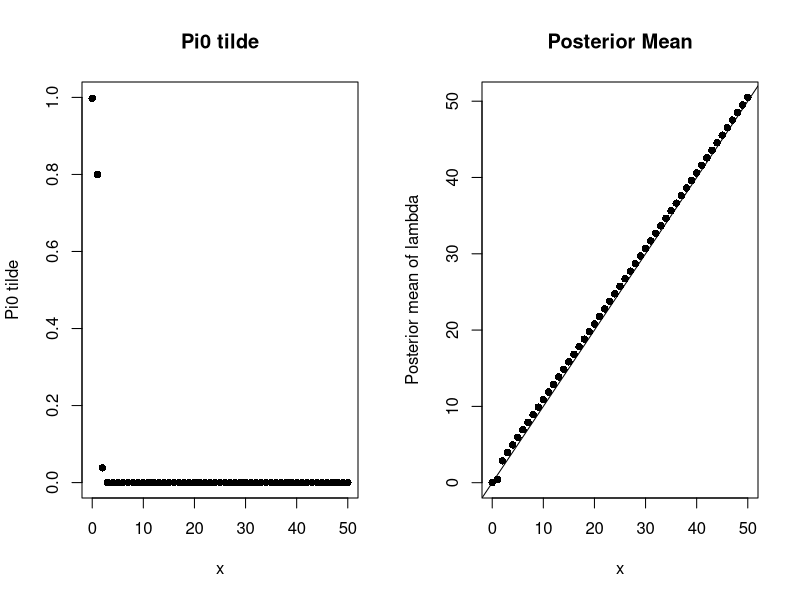
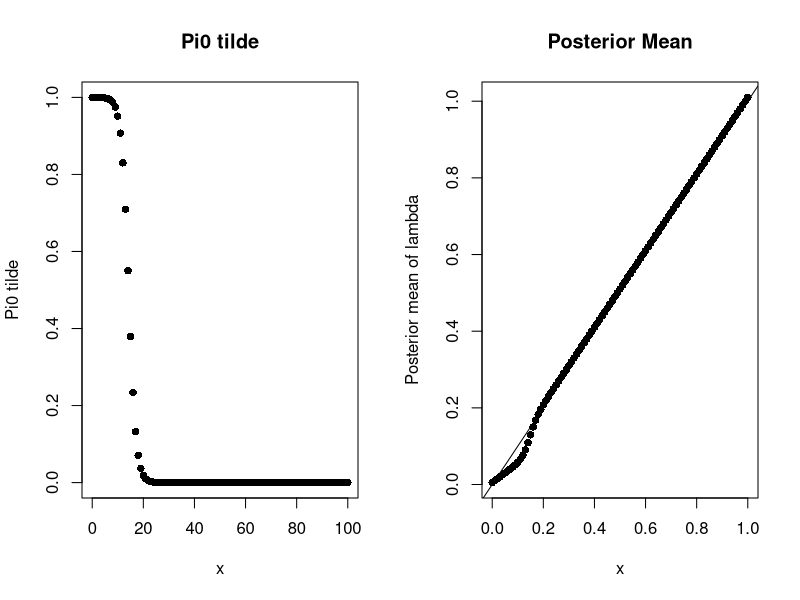
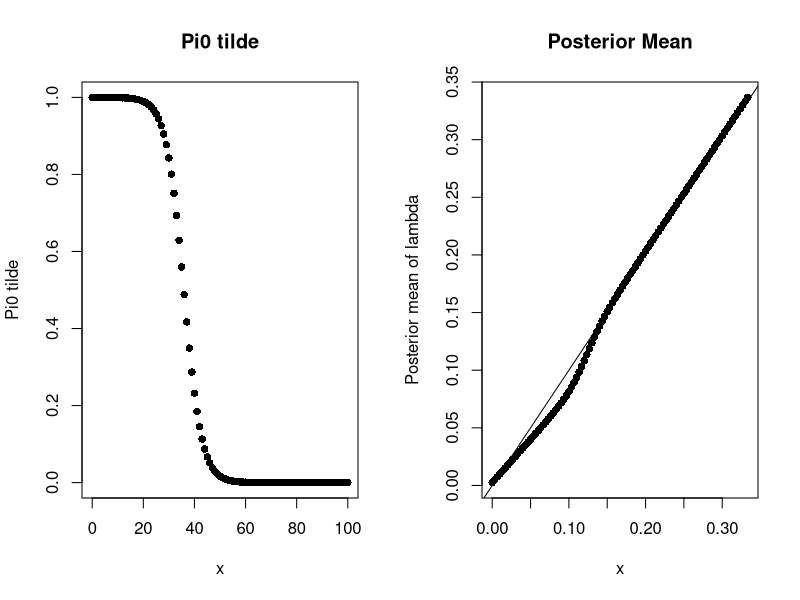

Write the R code that produced these figures, in order.
## ---- chunk 1
ebpm_pm = function(a,b,delta,pi0,s,x){
  pi0_pm = pi0*dnbinom(x,a,(b+delta)/(b+delta+s))
  pi1_pm = (1-pi0)*dnbinom(x,a,(b)/(b+s))
  pi0_pm = pi0_pm/(pi0_pm+pi1_pm)
  shrink_factor = pi0_pm*(s/(b+delta+s))+(1-pi0_pm)*(s/(b+s))
  lambda_pm = shrink_factor*((x+a)/s)
  return(list(pi0_pm=pi0_pm,shrink_factor=shrink_factor,lambda_pm=lambda_pm))
}

## ---- chunk 2
a=1
b=0.01
delta=100
pi0=0.8
s=1
x=seq(0,50)
sf=c()
lp=c()
pp=c()
for(i in 1:length(x)){
  fit = ebpm_pm(a,b,delta,pi0,s,x[i])
  sf=c(sf,fit$shrink_factor)
  lp = c(lp,fit$lambda_pm)
  pp = c(pp,fit$pi0_pm)
}
par(mfrow=c(1,2))
#plot(x,sf,main='shrinkage factor',xlab='x',ylab='shrinkage factor',ylim=c(0,1),pch=16)
plot(x,pp,main='Pi0 tilde',xlab='x',ylab='Pi0 tilde',ylim=c(0,1),pch=16)
plot(x,lp,main='Posterior Mean',xlab='x',ylab='Posterior mean of lambda',pch=16)
abline(0,1)
## ---- chunk 3
a=1
b=0.01
delta=100
pi0=0.8
s=100
x=seq(0,100)
sf=c()
lp=c()
pp=c()
for(i in 1:length(x)){
  fit = ebpm_pm(a,b,delta,pi0,s,x[i])
  sf=c(sf,fit$shrink_factor)
  lp = c(lp,fit$lambda_pm)
  pp = c(pp,fit$pi0_pm)
}
par(mfrow=c(1,2))
#plot(x,sf,main='shrinkage factor',xlab='x',ylab='shrinkage factor',ylim=c(0,1),pch=16)
plot(x,pp,main='Pi0 tilde',xlab='x',ylab='Pi0 tilde',ylim=c(0,1),pch=16)
plot(x/s,lp,main='Posterior Mean',xlab='x',ylab='Posterior mean of lambda',pch=16)
abline(0,1)
## ---- chunk 4
a=1
b=0.01
delta=100
pi0=0.8
s=300
x=seq(0,100)
sf=c()
lp=c()
pp=c()
for(i in 1:length(x)){
  fit = ebpm_pm(a,b,delta,pi0,s,x[i])
  sf=c(sf,fit$shrink_factor)
  lp = c(lp,fit$lambda_pm)
  pp = c(pp,fit$pi0_pm)
}
par(mfrow=c(1,2))
#plot(x,sf,main='shrinkage factor',xlab='x',ylab='shrinkage factor',ylim=c(0,1),pch=16)
plot(x,pp,main='Pi0 tilde',xlab='x',ylab='Pi0 tilde',ylim=c(0,1),pch=16)
plot(x/s,lp,main='Posterior Mean',xlab='x',ylab='Posterior mean of lambda',pch=16)
abline(0,1)
